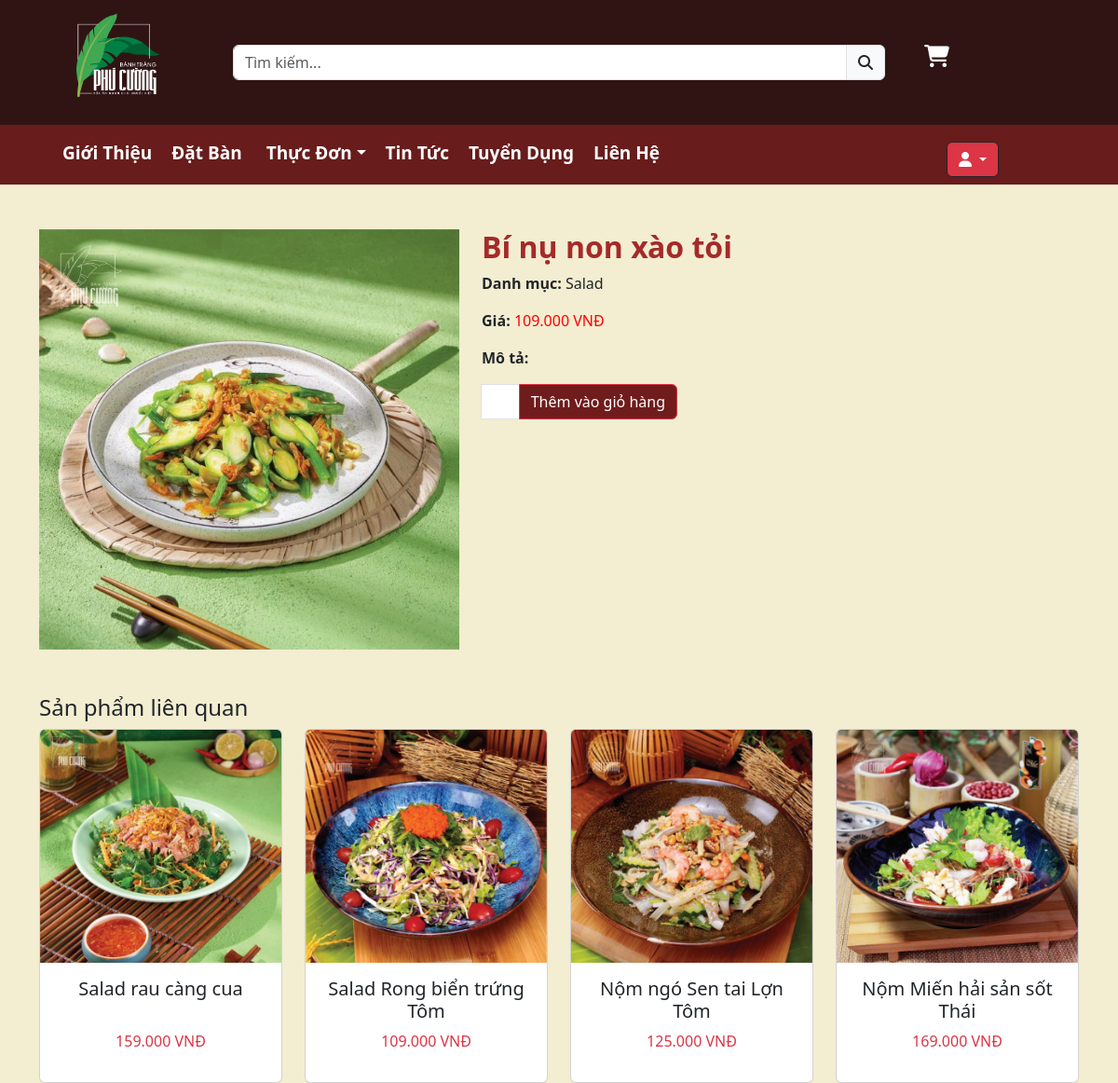
/View/chitietsp.php?id=7 (signed in), run on the app's committed database.
### tables this page shows
CREATE TABLE `sanpham` (
  `id_sanpham` int(11) NOT NULL,
  `danhmuc` varchar(250) DEFAULT NULL,
  `tensp` varchar(250) DEFAULT NULL,
  `gia` varchar(250) DEFAULT NULL,
  `hinhanh` varchar(250) DEFAULT NULL,
  `mota` varchar(250) DEFAULT NULL
);

### Model/sanpham.php (called while the page is built, shortened)
<?php
include("connect.php");
class sanpham {
    public function select_id($id) {
        global $conn;
        $sql = "SELECT * FROM sanpham where id_sanpham = '$id'";
        $run = mysqli_query($conn, $sql);
        return $run;
    }
    public function select_notin_id($danhmuc, $id) {
        global $conn;
        $sql = "SELECT * FROM sanpham WHERE danhmuc = '$danhmuc' AND id_sanpham != '$id'";
        $run = mysqli_query($conn, $sql);
        return $run;
    }
}
?>

### View/chitietsp.php (the view, shortened to what this page needs)
<?php
include("../Model/sanpham.php");
include("navbar.php");
$id = isset($_GET['id']) ? $_GET['id'] : 0;
$model = new sanpham();
$sl_id = $model->select_id($id);
$sl_id = $sl_id->fetch_assoc();
?>
<!DOCTYPE html>
<html lang="en">
<head>
    <link href="https://cdn.jsdelivr.net/npm/bootstrap@5.3.3/dist/css/bootstrap.min.css" rel="stylesheet">
    <link rel="stylesheet" href="https://cdnjs.cloudflare.com/ajax/libs/font-awesome/6.6.0/css/all.min.css">
    <link rel="stylesheet" href="CSS/dinhdang.css">
</head>
<body>
    <div class="container mt-5">
        <div class="row">
            <div class="col-5">
                <img src="../Upload/<?php echo $sl_id['hinhanh']; ?>" alt="<?php echo htmlspecialchars($sl_id['tensp']); ?>" class="img-fluid">
            </div>
            <div class="col-7">
                <h2 style="color: brown; font-weight: 650;"><?php echo htmlspecialchars($sl_id['tensp']); ?></h2>
                <p><strong>Danh mục:</strong> <?php echo htmlspecialchars($sl_id['danhmuc']); ?></p>
                <p><strong>Giá:</strong> <span style="color: red;"><?php echo number_format($sl_id['gia'], 0, ',', '.'); ?> VNĐ</span></p>
                <p><strong>Mô tả:</strong> <?php echo htmlspecialchars($sl_id['mota']); ?></p>
                <form method="post" action="../Controller/add_cart.php">
                    <div class="input-group mb-3" style="width: 210px;">
                        <input type="number" name="txtsl" class="form-control" value="1" min="1">
                        <button class="btn btn-danger" type="submit" style="background-color:#701c1c;" name="txtsub">Thêm vào giỏ hàng</button>
                    </div>
                </form>
            </div>
        </div>
    </div>
    <div class="container mt-5">
        <h4>Sản phẩm liên quan</h4>
        <div class="row">
            <?php
            $related_products = $model->select_notin_id($sl_id['danhmuc'], $id);
            $count = 0;
            foreach ($related_products as $row) {
                $count++;
                ?>
                <div class="col-3">
                    <a href="chitietsp.php?id=<?php echo $row['id_sanpham']; ?>" class="text-decoration-none">
                        <div class="card" style="height: 100%; display: flex; flex-direction: column; justify-content: space-between;">
                            <img src="../Upload/<?php echo $row['hinhanh']; ?>" class="card-img-top" alt="<?php echo htmlspecialchars($row['tensp']); ?>" style="height: 250px; object-fit: cover;">
                            <div class="card-body">
                                <h5 class="card-title text-center" style="min-height: 48px;"><?php echo htmlspecialchars($row['tensp']); ?></h5>
                                <p class="text-center text-danger"><?php echo number_format($row['gia'], 0, ',', '.'); ?> VNĐ</p>
                            </div>
                        </div>
                    </a>
                </div>
                <?php
                if ($count == 4) break;
            }
            ?>
        </div>
    </div>
</body>
</html>

### View/CSS/dinhdang.css (style rules this page uses)
body { background-color: #f3edd1; }
* { box-sizing:border-box }

### data on the page
sanpham: hinhanh (picture), tensp "Bí nụ non xào tỏi", danhmuc "Salad", gia "109.000"
sanpham: hinhanh (picture), tensp "Salad rau càng cua", gia "159.000"
sanpham: hinhanh (picture), tensp "Salad Rong biển trứng Tôm", gia "109.000"
sanpham: hinhanh (picture), tensp "Nộm ngó Sen tai Lợn Tôm", gia "125.000"
sanpham: hinhanh (picture), tensp "Nộm Miến hải sản sốt Thái", gia "169.000"
